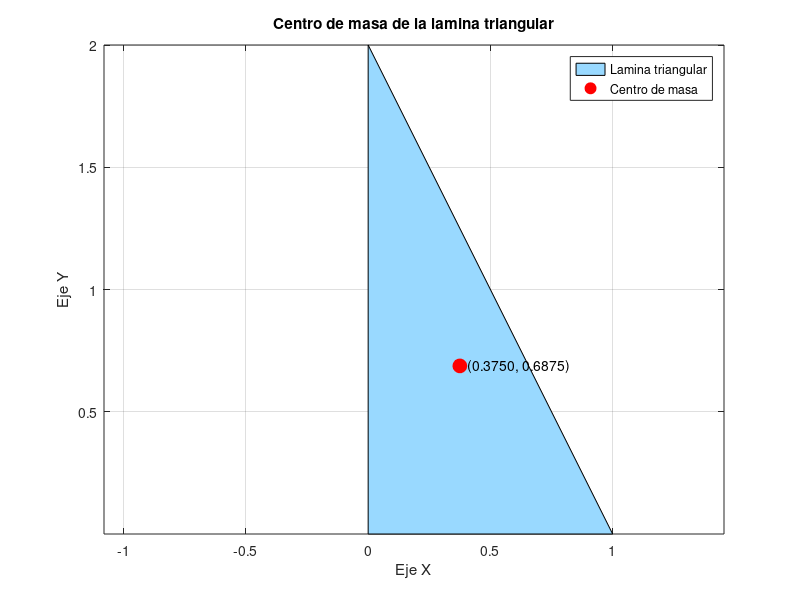

The MATLAB source for this figure:

clc;
clear;
close all;

% Funcion de densidad
rho = @(x,y) 1 + 3*x + y;

% Limites de la region triangular
ymin = @(x) 0.*x;
ymax = @(x) 2 - 2*x;

% Calculo de la masa
M = integral2(rho, 0, 1, ymin, ymax);

% Momentos respecto a los ejes
My = integral2(@(x,y) x.*rho(x,y), ...
    0, 1, ymin, ymax);

Mx = integral2(@(x,y) y.*rho(x,y), ...
    0, 1, ymin, ymax);

% Coordenadas del centro de masa
x_bar = My / M;
y_bar = Mx / M;

% Mostrar resultados
fprintf('Masa = %.6f\n', M);
fprintf('Centro de masa:\n');
fprintf('x = %.6f\n', x_bar);
fprintf('y = %.6f\n', y_bar);

% Graficar la lamina triangular
figure;
fill([0 1 0], [0 0 2], [0.6 0.85 1]);
hold on;
grid on;
axis equal;

% Marcar el centro de masa
plot(x_bar, y_bar, 'ro', ...
    'MarkerSize', 10, ...
    'MarkerFaceColor', 'r');

% Etiquetas
text(x_bar+0.03, y_bar, ...
    sprintf('(%.4f, %.4f)', x_bar, y_bar));

xlabel('Eje X');
ylabel('Eje Y');
title('Centro de masa de la lamina triangular');
legend('Lamina triangular', 'Centro de masa');

hold off;
